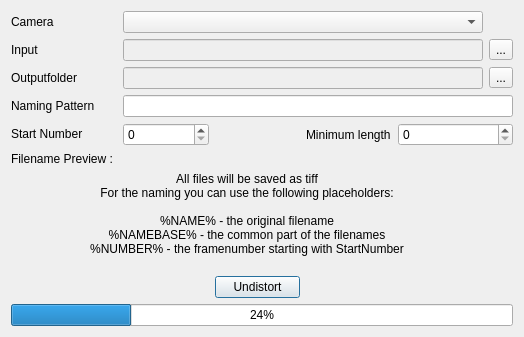
<?xml version="1.0" encoding="UTF-8"?>
<ui version="4.0">
 <class>UndistortSequenceDialog</class>
 <widget class="QDialog" name="UndistortSequenceDialog">
  <property name="geometry">
   <rect>
    <x>0</x>
    <y>0</y>
    <width>524</width>
    <height>323</height>
   </rect>
  </property>
  <property name="windowTitle">
   <string>Undistort Sequence</string>
  </property>
  <property name="windowIcon">
   <iconset resource="../calibrationtool_resources.qrc">
    <normaloff>:/images/resource-files/icons/XMALab-Icon.png</normaloff>:/images/resource-files/icons/XMALab-Icon.png</iconset>
  </property>
  <layout class="QGridLayout" name="gridLayout">
   <item row="1" column="5">
    <widget class="QToolButton" name="toolButton_Input">
     <property name="text">
      <string>...</string>
     </property>
    </widget>
   </item>
   <item row="1" column="1" colspan="4">
    <widget class="QLineEdit" name="lineEdit_Input">
     <property name="enabled">
      <bool>false</bool>
     </property>
    </widget>
   </item>
   <item row="2" column="0">
    <widget class="QLabel" name="label_4">
     <property name="sizePolicy">
      <sizepolicy hsizetype="Maximum" vsizetype="Preferred">
       <horstretch>0</horstretch>
       <verstretch>0</verstretch>
      </sizepolicy>
     </property>
     <property name="text">
      <string>Outputfolder</string>
     </property>
    </widget>
   </item>
   <item row="0" column="0">
    <widget class="QLabel" name="label">
     <property name="text">
      <string>Camera</string>
     </property>
    </widget>
   </item>
   <item row="0" column="1" colspan="4">
    <widget class="QComboBox" name="comboBox_Camera"/>
   </item>
   <item row="2" column="1" colspan="4">
    <widget class="QLineEdit" name="lineEdit_Outputfolder">
     <property name="enabled">
      <bool>false</bool>
     </property>
    </widget>
   </item>
   <item row="3" column="0">
    <widget class="QLabel" name="label_2">
     <property name="text">
      <string>Naming Pattern</string>
     </property>
    </widget>
   </item>
   <item row="3" column="1" colspan="5">
    <widget class="QLineEdit" name="lineEdit_pattern">
     <property name="text">
      <string/>
     </property>
    </widget>
   </item>
   <item row="6" column="0" colspan="5">
    <widget class="QLabel" name="label_3">
     <property name="sizePolicy">
      <sizepolicy hsizetype="Minimum" vsizetype="Minimum">
       <horstretch>0</horstretch>
       <verstretch>0</verstretch>
      </sizepolicy>
     </property>
     <property name="text">
      <string>All files will be saved as tiff
For the naming you can use the following placeholders:

%NAME% - the original filename
%NAMEBASE% - the common part of the filenames
%NUMBER% - the framenumber starting with StartNumber
</string>
     </property>
     <property name="alignment">
      <set>Qt::AlignCenter</set>
     </property>
     <property name="wordWrap">
      <bool>true</bool>
     </property>
    </widget>
   </item>
   <item row="8" column="3" colspan="3">
    <spacer name="horizontalSpacer_2">
     <property name="orientation">
      <enum>Qt::Horizontal</enum>
     </property>
     <property name="sizeHint" stdset="0">
      <size>
       <width>40</width>
       <height>20</height>
      </size>
     </property>
    </spacer>
   </item>
   <item row="1" column="0">
    <widget class="QLabel" name="label_5">
     <property name="text">
      <string>Input</string>
     </property>
    </widget>
   </item>
   <item row="8" column="2">
    <widget class="QPushButton" name="pushButton">
     <property name="text">
      <string>Undistort</string>
     </property>
    </widget>
   </item>
   <item row="4" column="1">
    <widget class="QSpinBox" name="spinBox_NumberStart">
     <property name="maximum">
      <number>99999999</number>
     </property>
    </widget>
   </item>
   <item row="8" column="0" colspan="2">
    <spacer name="horizontalSpacer">
     <property name="orientation">
      <enum>Qt::Horizontal</enum>
     </property>
     <property name="sizeHint" stdset="0">
      <size>
       <width>40</width>
       <height>20</height>
      </size>
     </property>
    </spacer>
   </item>
   <item row="2" column="5">
    <widget class="QToolButton" name="toolButton_OutputFolder">
     <property name="text">
      <string>...</string>
     </property>
    </widget>
   </item>
   <item row="4" column="0">
    <widget class="QLabel" name="label_6">
     <property name="sizePolicy">
      <sizepolicy hsizetype="Preferred" vsizetype="Maximum">
       <horstretch>0</horstretch>
       <verstretch>0</verstretch>
      </sizepolicy>
     </property>
     <property name="text">
      <string>Start Number</string>
     </property>
    </widget>
   </item>
   <item row="9" column="0" colspan="6">
    <widget class="QProgressBar" name="progressBar">
     <property name="value">
      <number>24</number>
     </property>
    </widget>
   </item>
   <item row="4" column="3">
    <widget class="QLabel" name="label_7">
     <property name="text">
      <string>Minimum length</string>
     </property>
    </widget>
   </item>
   <item row="4" column="4" colspan="2">
    <widget class="QSpinBox" name="spinBox_NumberLength"/>
   </item>
   <item row="5" column="0">
    <widget class="QLabel" name="label_8">
     <property name="text">
      <string>Filename Preview : </string>
     </property>
    </widget>
   </item>
   <item row="5" column="1" colspan="5">
    <widget class="QLabel" name="label_Preview">
     <property name="text">
      <string/>
     </property>
    </widget>
   </item>
  </layout>
 </widget>
 <resources>
  <include location="../calibrationtool_resources.qrc"/>
 </resources>
 <connections/>
</ui>
